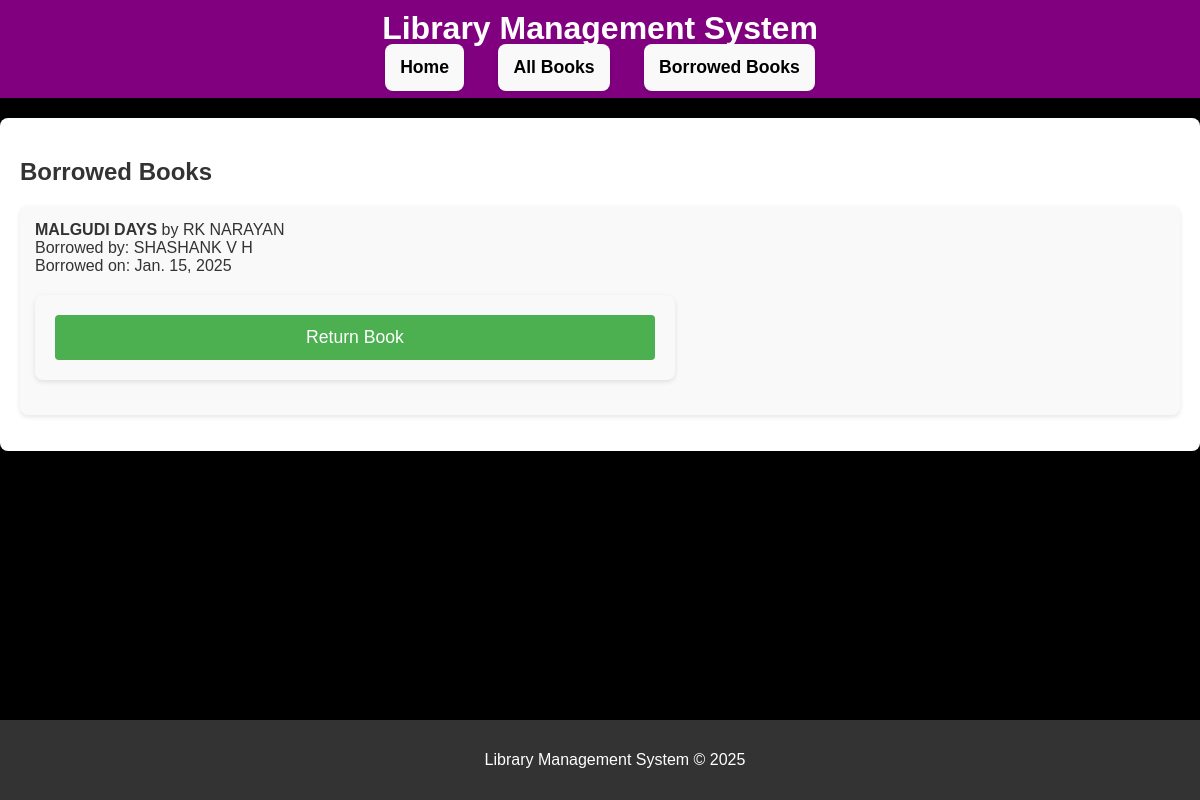
The page /borrowed/ on the database as committed earlier.
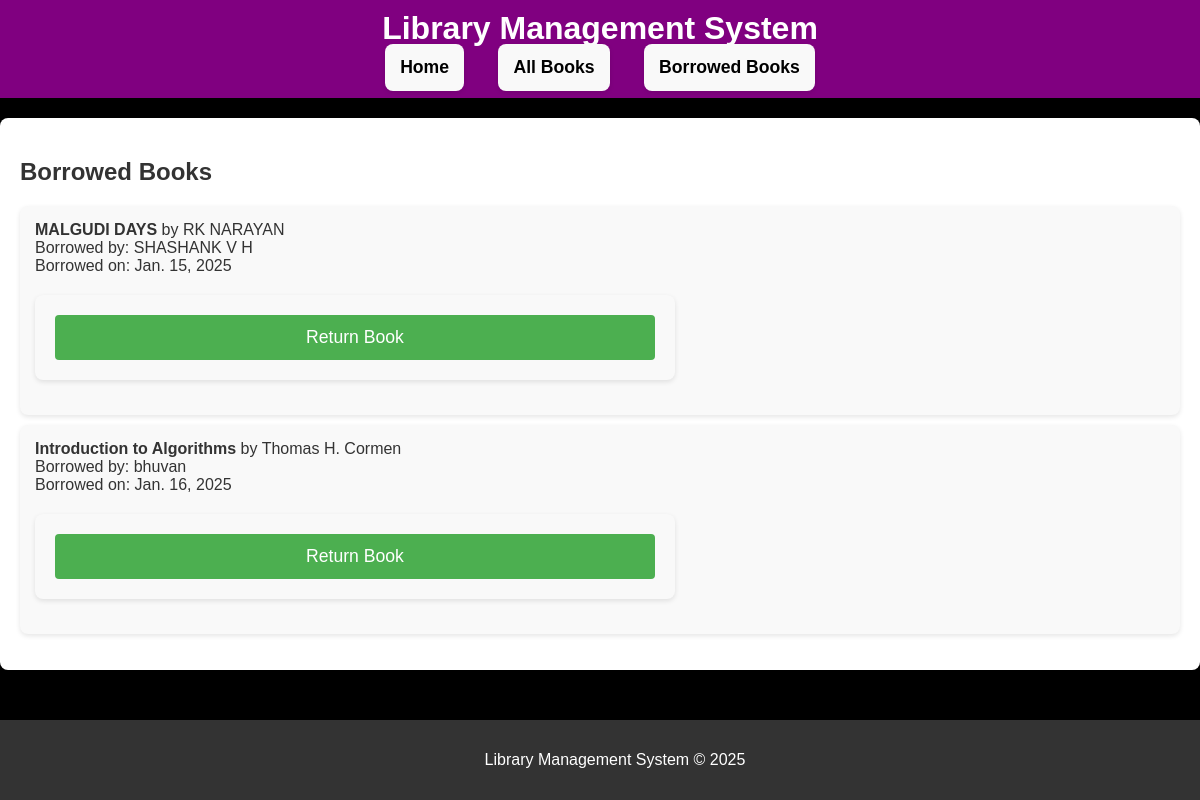
The same page on the database as committed later.
### library/models.py (models this page shows, shortened)
class BorrowedBook(models.Model):
    book = models.ForeignKey(Book, on_delete=models.CASCADE)
    borrower = models.ForeignKey(Borrower, on_delete=models.CASCADE)
    borrowed_date = models.DateField(auto_now_add=True)
    return_date = models.DateField(null=True, blank=True)

class Book(models.Model):
    title = models.CharField(max_length=50)
    author = models.ForeignKey(Author, on_delete=models.CASCADE)
    available = models.BooleanField(default=True)
    category = models.CharField(max_length=2, choices=CATEGORY_CHOICES)

class Author(models.Model):
    name = models.CharField(max_length=50)
    bio = models.TextField(blank=True)

class Borrower(models.Model):
    name = models.CharField(max_length=50)
    email = models.EmailField(unique=True)

### library/views.py (the view)
# urls.py: path('borrowed/', views.borrowed_books_list, name='borrowed_books_list'),
def borrowed_books_list(request):
    borrowed_books = BorrowedBook.objects.all()
    return render(request, 'library/borrowed_books_list.html', {'borrowed_books': borrowed_books})

### library/templates/library/borrowed_books_list.html (shortened to what this page needs)
{% extends 'library/base.html' %}
{% block content %}
    <h2>Borrowed Books</h2>
    <ul>
        {% for borrowed in borrowed_books %}
            <li>
                <strong>{{ borrowed.book.title }}</strong> by {{ borrowed.book.author.name }}
                <br>Borrowed by: {{ borrowed.borrower.name }}
                <br>Borrowed on: {{ borrowed.borrowed_date }}
                <form method="post" action="{% url 'return_book' borrowed.id %}">
                    <button type="submit">Return Book</button>
                </form>
            </li>
        {% empty %}
            <p>No books currently borrowed.</p>
        {% endfor %}
    </ul>
{% endblock %}

### library/templates/library/base.html (shortened to what this page needs)
{% load static %}
<!DOCTYPE html>
<html lang="en">
<head>
    <link rel="stylesheet" href="{% static 'css/style.css' %}">
</head>
<body>
    <header>
        <h1>Library Management System</h1>
        <nav>
            <ul>
                <li><a href="{% url 'index' %}">Home</a></li>
                <li><a href="{% url 'book_list' %}">All Books</a></li>
                <li><a href="{% url 'borrowed_books_list' %}">Borrowed Books</a></li>
            </ul>
        </nav>
    </header>
    <main>
        {% block content %}
        {% endblock %}
    </main>
    <footer>
        <p>Library Management System &copy; 2025</p>
    </footer>
</body>
</html>

### static/css/style.css (style rules this page uses)
body { font-family: Arial, sans-serif; background-color: black; margin: 0; padding: 0; color: #333; }
header { background-color: purple; color: white; padding: 10px 0; text-align: center; }
header h1 { margin: 0; font-size: 2rem; }
nav ul { list-style: none; padding: 0; margin: 10px 0; text-align: center; }
nav ul li { display: inline; margin: 0 15px; }
nav ul li a { color: black; text-decoration: none; font-size: 1.1rem; }
main { padding: 20px; background-color: white; margin: 20px auto; max-width: 1200px; border-radius: 8px; }
ul { list-style-type: none; padding: 0; }
ul li { margin: 10px 0; background-color: #f9f9f9; padding: 15px; border-radius: 8px; box-shadow: 0 2px 5px rgba(0, 0, 0, 0.1); }
ul li a { color: #4CAF50; text-decoration: none; font-weight: bold; }
footer { text-align: center; background-color: #333; color: white; padding: 15px; position: fixed; width: 100%; bottom: 0; }
form { background-color: #f9f9f9; padding: 20px; border-radius: 8px; box-shadow: 0 2px 5px rgba(0, 0, 0, 0.1); max-width: 600px; margin: 20px auto; }
form button { width: 100%; padding: 12px; background-color: #4CAF50; color: white; border: none; border-radius: 4px; font-size: 1.1rem; cursor: pointer; }
a { color: #4CAF50; text-decoration: none; }
form { margin: 20px 0; }
button { padding: 10px 20px; background-color: #4CAF50; color: white; border: none; border-radius: 4px; cursor: pointer; }

Rows that differ between the two databases and show on the page:
added BorrowedBook: book "Introduction to Algorithms", book.author.name "Thomas H. Cormen", borrower.name "bhuvan", borrowed_date "Jan. 16, 2025"
